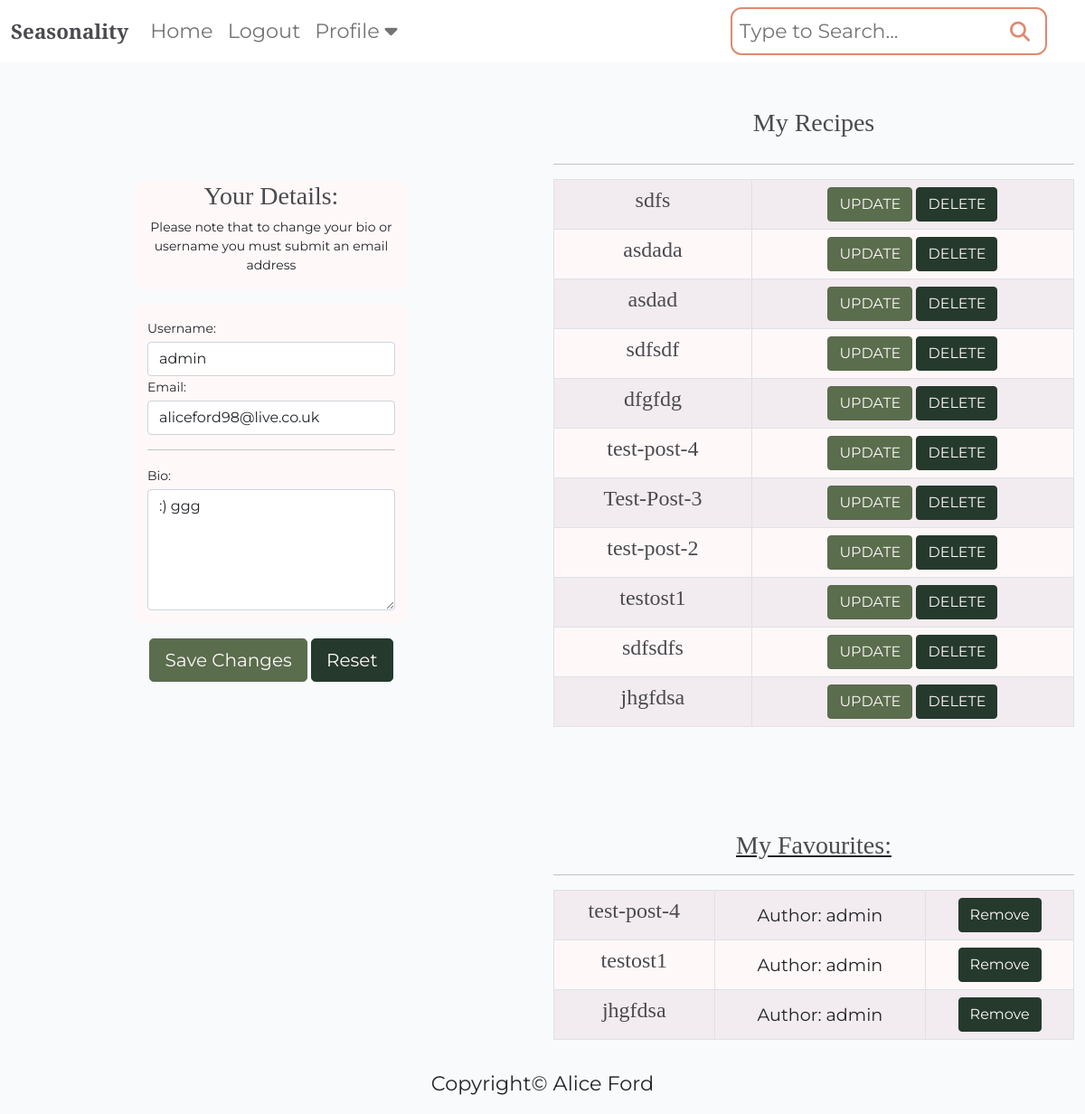
The page /profile/profiles/profile/ (signed in) on the database as committed earlier.
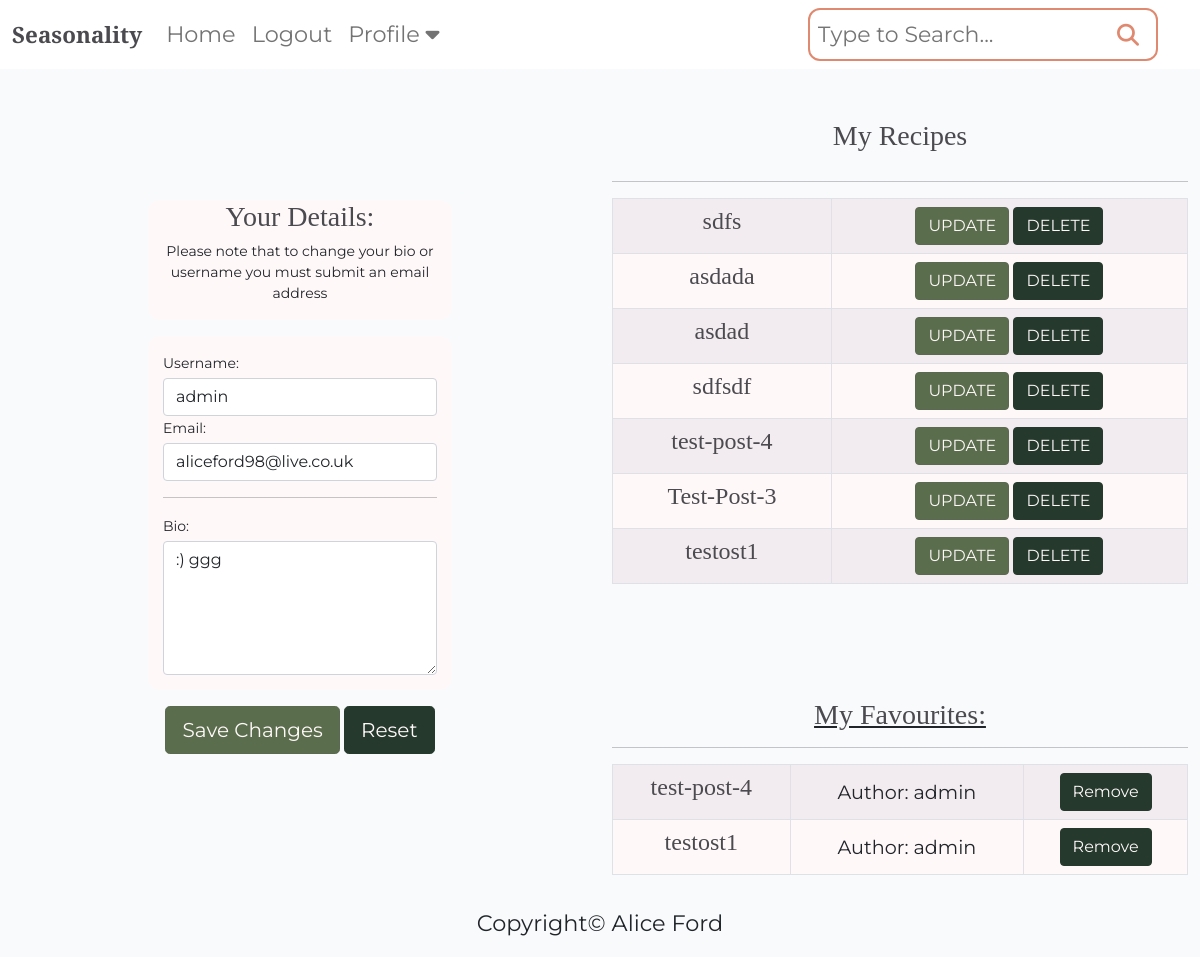
The same page on the database as committed later.
### profiles/models.py (models this page shows, shortened)
class Profile(models.Model):
    user = models.OneToOneField(User, on_delete=models.CASCADE)
    profile_image = CloudinaryField('image', default='placeholder')
    bio = models.TextField()

### recipebook/models.py (models this page shows, shortened)
class Recipe(models.Model):
    class NewManager(models.Manager):
        def get_queryset(self):
            return super().get_queryset() .filter()
    title = models.CharField(max_length=200, unique=True)
    slug = models.SlugField(max_length=200, unique=True)
    author = models.ForeignKey(
        User, on_delete=models.CASCADE, related_name="recipes"
    )
    diet = models.ForeignKey(
        Diet, on_delete=models.CASCADE, default=True, null=False)
    season = models.ForeignKey(
        Season, on_delete=models.CASCADE, default=True, null=False)
    featured_image = CloudinaryField('image', default='placeholder')
    updated_on = models.DateTimeField(auto_now=True)
    content = models.TextField()
    created_on = models.DateTimeField(auto_now_add=True)
    status = models.IntegerField(choices=STATUS, default=0)
    ingredients = models.TextField(default='placeholder')
    calories = models.IntegerField(default=0)
    fat = models.IntegerField(default=0)
    protein = models.IntegerField(default=0)
    carbs = models.IntegerField(default=0)
    servs = models.IntegerField(default=0)
    favourites = models.ManyToManyField(
        User, related_name='favourite', default=None, blank=True)
    objects = models.Manager()
    newmanager = NewManager()
    class Meta:
        ordering = ["-created_on"]

### profiles/views.py (the view)
# urls.py: path('profiles/profile/', views.profile, name='profile'),
@login_required
def profile(request):  # creates profile from user
    if request.method == 'POST':
        user_form = UpdateUserForm(request.POST, instance=request.user)
        profile_form = UpdateProfileForm(
            request.POST, request.FILES, instance=request.user.profile)
        if user_form.is_valid() and profile_form.is_valid():
            user_form.save()
            profile_form.save()
            saved = True
            return render(request, 'profile.html', {
                'user_form': user_form,
                'profile_form': profile_form,
                "saved": True
                })
    else:
        user_form = UpdateUserForm(instance=request.user)
        profile_form = UpdateProfileForm(instance=request.user.profile)
        saved = False
    recipes = Recipe.objects.all()
    new = Recipe.newmanager.filter(favourites=request.user)
    return render(request, 'profile.html', {
        'user_form': user_form,
        'profile_form': profile_form,
        "saved": saved,
        "recipes": recipes,
        "new": new,
        })

### profiles/forms.py
class UpdateUserForm(forms.ModelForm):  # Form updates Username & email
    username = forms.CharField(
        max_length=100,
        required=True,
        widget=forms.TextInput(attrs={'class': 'form-control'}))
    email = forms.EmailField(
        required=True, widget=forms.TextInput(attrs={'class': 'form-control'}))
    class Meta:
        model = User
        fields = ['username', 'email']

class UpdateProfileForm(forms.ModelForm):  # Form updates User Bio
    bio = forms.CharField(widget=forms.Textarea(attrs={
        'class': 'form-control', 'rows': 5}))
    class Meta:
        model = Profile
        fields = ['bio']

### profiles/templates/profile.html (shortened to what this page needs)
{% extends "base/base.html" %}
{% block content %}
<div class="container-fluid">
    <div class="row no-gutter">
        <div class="col-md-6">
            <div class="login d-flex align-items-center py-5">
                <div class="container">
                    <div class="row">
                        <div class="col-12 col-md-12 mx-auto">
                            <form class="account-form p-4 rounded" method="post" enctype="multipart/form-data">
                                <div class="container">
                                    <div class="row">
                                        <div class="col-md-8 mt-3 offset-md-2 text-center jumbotron">
                                            <h3>Your Details:</h3>
                                            <p class="small">
                                                Please note that to change your bio or username you must submit an email
                                                address
                                            </p>
                                        </div>
                                    </div>
                                    <div class="row">
                                        <div class="col-md-8 mt-3 offset-md-2 profile-form">
                                            <label class="small mb-1">Username:</label>
                                            {{ user_form.username }}
                                            <label class="small mb-1">Email:</label>
                                            {{ user_form.email }}
                                            <div>
                                                <hr>
                                            </div>
                                            <label class="small mb-1">Bio:</label> {{ profile_form.bio }}
                                        </div>
                                        <br> <br>
                                        <div class="text-center">
                                            <button type="submit" class="mt-3 btn btn-profile btn-lg">Save Changes</button>
                                            <button type="reset" class="mt-3 btn btn-remove btn-lg">Reset</button>
                                        </div>
                                    </div>
                                </div>
                            </form>
                        </div>
                    </div>
                </div>
            </div>
        </div>
        <div class="col-md-6 d-none d-md-flex">
            <div class="row">
                <div class="text-center">
                    <h3 class="profile-extras">My Recipes</h3>
                    <div class="ml-auto pt-1">
                    </div>
                    <hr class="mb-3">
                    <table class="table table-striped table-hover table-bordered profile-table">
                        {% for recipe in recipes %}
                        {% if recipe.author.id is user.id %}
                        <tr>
                            <td>
                                <a href="{% url 'recipe_detail' recipe.slug  %}">
                                    <h4>{{ recipe.title }}</h4>
                                </a>
                            </td>
                            {% if user.is_authenticated %}
                            <td class="align-right">
                                <a href="{% url 'update_recipe' recipe.id %}" class="btn btn-profile">UPDATE</a>
                                <a href="{% url 'recipe_detail' recipe.slug  %}" class="btn btn-remove">DELETE</a>
                                {% endif %}
                                {% endif %}
                            </td>
                        </tr>
                        {% endfor %}
                    </table>
                    <br /></br />
                </div>
                <div class="text-center">
                    <a aria-current="page" href="{% url 'favourites' %}">
                        <h3 class="profile-extras">My Favourites:</h3>
                    </a>
                    <hr class="mb-3">
                    <table class="table table-striped table-hover table-bordered profile-table">
                        {% for recipe in new %}
                        <tr>
                            <td class="align-right">
                                <a href="{% url 'recipe_detail' recipe.slug  %}" class="recipe-link">
                                    <h4>{{ recipe.title }}</h4>
                                </a>
                            </td>
                            <td>
                                <p class="author">Author: {{ recipe.author }}</p>
                            </td>
                            <td>
                                <a href="{% url 'favourite_add' recipe.id %}" class="btn btn-remove">Remove</a>
                            </td>
                        </tr>
                        {% endfor %}
                    </table>
                </div>
            </div>
        </div>
    </div>
</div>
{% endblock %}

### templates/base/base.html (shortened to what this page needs)
{% load static %}
<!DOCTYPE html>
<html lang="en" class="h-100">
<head>
    <link href="https://cdn.jsdelivr.net/npm/bootstrap@5.0.1/dist/css/bootstrap.min.css" rel="stylesheet"
>
    <link rel="stylesheet" href="{% static 'css/style.css' %}">
</head>
<body class="d-flex flex-column h-100 main-bg">
    <nav class="navbar navbar-expand-lg navbar-light bg-white sticky-top">
        <div class="container-fluid">
            <a class="navbar-brand home-nav" href="{% url 'home' %}"><span class="brand">Seasonality</span></a>
            <div class="collapse navbar-collapse" id="navbarText">
                <ul class="navbar-nav me-auto mb-2 mb-lg-0 text-center">
                    <li class="nav-item">
                        <a class="nav-link" aria-current="page" href="{% url 'home' %}">Home</a>
                    </li>
                    {% if user.is_authenticated %}
                    <li class="nav-item">
                        <a class="nav-link" href="{% url 'account_logout' %}">Logout</a>
                    </li>
                    <li class="nav-item dropdown">
                        <a class="nav-link" href="#" id="navbarDropdown" role="button" data-toggle="dropdown" aria-haspopup="true" aria-expanded="false">
                            Profile
                            <i class="fa-solid fa-caret-down"></i>
                        </a>
                    </li>
                    {% endif %}
                </ul>
                <div class="box">
                    <form method="GET" action="{% url 'search_results' %}">
                        <input type="text" class="input-search" name="searched" value="{{ request.GET.searched }}"
                            placeholder="Type to Search...">
                        <button class="btn search-btn" type="submit" name="action"><i class="fa-solid fa-magnifying-glass"></i></button>
                    </form>
                </div>
            </div>
        </div>
    </nav>
    <main class="flex-shrink-0">
        {% block content %}{% endblock content %}
    </main>
    <footer class="footer mt-auto py-3 opacity-25">
        <p class="m-0 text-center ttext-black">
            Copyright&copy; Alice Ford
        </p>
    </footer>
</body>
</html>

### static/css/style.css (style rules this page uses)
body { background-color: #F9FAFC; overflow-x: hidden; font-family: 'Montserrat', sans-serif; }
.main-bg { background-image: url('https://res.cloudinary.com/dnyfx3g7s/image/upload/v1694383930/background_seasonality.svg'); background-attachment: fixed; background-repeat: no-repeat; background-size: cover; background-position: center; }
p, ul, li { font-family: 'Montserrat', sans-serif; font-size: 1.4rem; color: #212529; }
a { font-family: 'Montserrat', sans-serif; color: #212529; }
h1, h2, h3, h4, h5, h6 { font-family: 'Playfair Display', serif; color: #4A4A4F; }
.brand { font-family: 'Playfair Display', serif; font-size: 1.4rem; font-weight: 700; color: #4A4A4F; }
.recipe-link { text-decoration: none; }
.profile-extras { margin-top: 50px; }
.author { margin: 5px 0 -6px 0; font-size: 1.2rem }
.input-search { padding: 8px; width: 350px; background: none; border-radius: 12px; border: 2px solid #DF8A70; box-sizing: border-box; font-family: 'Montserrat', sans-serif; font-size: 22px; color: black; outline: none; }
.box i { position: absolute; top: 50%; right: 50px; transform: translate(-50%,-50%); font-size: 22px; color: #DF8A70; }
.container-fluid { max-width: 100%; }
.login, .image { min-height: 100vh; }
.jumbotron { background: #fff8f9; border-radius: 12px; margin-top: 28px; }
.btn-remove { border-color: #25392D; background-color: #25392D; color: #fff8f9; }
.profile-form { background: #fff8f9; border-radius: 12px; padding: 15px; }
.profile-table tr:nth-child(even) { background-color: #fff8f9; }
.profile-table tr:nth-child(odd) { background-color: #fff8fc; }
.profile-table tr a { text-decoration: none; }
.btn-profile { border-color: #5A6950; background-color: #5a6d4d; color: #fff8f9; }

Rows that differ between the two databases and show on the page:
removed Recipe: title "dfgfdg", shown under "My Recipes"
removed Recipe: title "test-post-2", shown under "My Recipes"
removed Recipe: title "sdfsdfs", shown under "My Recipes"
removed Recipe: title "jhgfdsa", author "admin"
